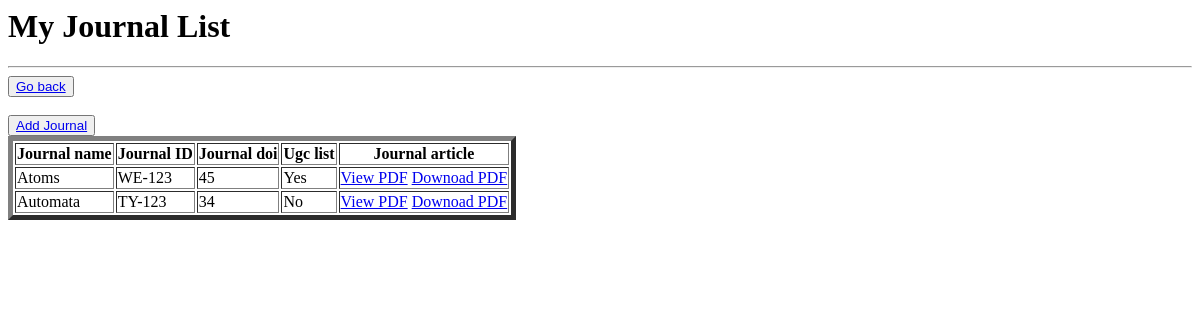
The app's page /journals/, older data.
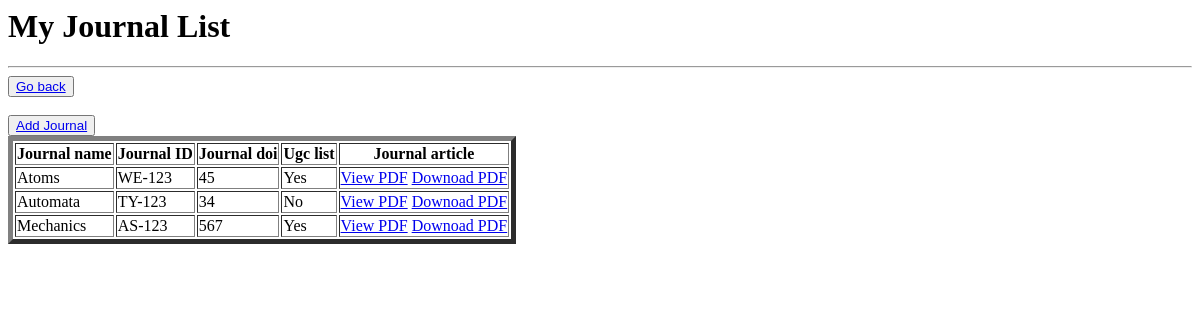
The same page, newer data.
### CSE/models.py (models this page shows, shortened)
class Journal(models.Model):
    fac_name=models.ForeignKey(User,on_delete=models.CASCADE)
    journal_id = models.CharField(primary_key=True,max_length=100)
    journal_name = models.CharField(max_length=255)
    journal_article = models.FileField(upload_to='journals/',validators=[validate_pdf])
    journal_doi=models.IntegerField()
    ugc=(('Yes','Yes'),('No','No'))
    ugc_listed=models.CharField(max_length=10,choices=ugc)

### CSE/views.py (the view)
# urls.py: path('journals/', journal_details, name='journals'),
def journal_details(request):
    if request.user.is_authenticated:
        journals = Journal.objects.filter(fac_name=request.user)
    else:
        journals = Journal.objects.all()
    return render(request, 'journaldetail.html', {'journals': journals})

### CSE/templates/journaldetail.html
<h1>My Journal List</h1>
<hr>
<button><a href="{% url 'options' %}">Go back</a></button><br><br>
<button><a href="{% url 'journ-create' %}">Add Journal</a></button>
<table border="5">
    <thead>
        <tr>
            <th>Journal name</th>
            <th>Journal ID</th>
            <th>Journal doi</th>
            <th>Ugc list</th>
            <th>Journal article</th>
        </tr>
    </thead>
    <tbody>
        {% for i in journals %}
            <tr>
                <td>{{i.journal_name}}</td>
                <td>{{i.journal_id}}</td>
                <td>{{i.journal_doi}}</td>
                <td>{{ i.ugc_listed }}</td>
                <td>
                    {% if i.journal_article %}
                      <a href="{{ i.journal_article.url }}" target="_blank" >View PDF</a>
                      <a href="{{ i.journal_article.url }}" target="_blank" download>Downoad PDF</a>
                    {% endif %}
                </td>
            </tr>
        {% endfor %}
    </tbody>
</table

Row changes from the older to the newer data that the page shows:
added Journal: journal_name "Mechanics", journal_id "AS-123", journal_doi "567", ugc_listed "Yes"
